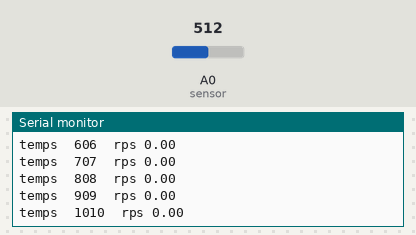
Recording of a sketch running on a simulated Arduino Uno, built with avr-gcc and run on an emulated ATmega328P. Shown: the last lines printed to the serial monitor. The test bench sets the inputs (shaded band); at power-on: A0 (sensor) = 512.

Above: at 1.2 s.
1.3 s: A0 (sensor) set to 40
At 1.32 s:
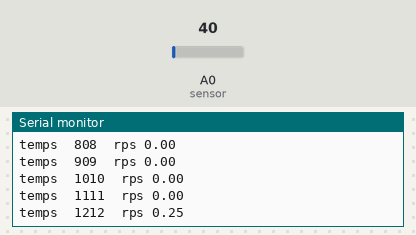
2.8 s: A0 (sensor) set to 60
At 2.83 s:
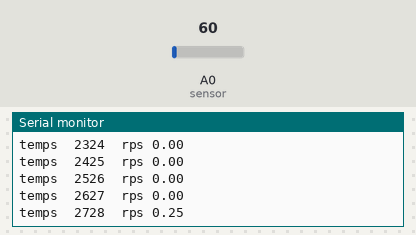
Timing chart, 0 to 5.8 s (numbered marks = the images above; inputs shaded):
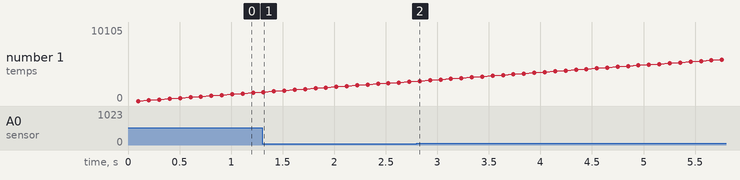

Measured:
- after the input at 1.3 s, the serial monitor: prints a new line at once (image 1)

The sketch:

capteur_vitesse_A0.ino
```cpp
int sensor = A0; // broche pour détection du capteur
int etatSensor ; // état du capteur (haut ou bas)

int delai = 100; // temps de comptage en ms
int nb_trous =20 ; // nombre de trous de la roue codeuse
bool etat_old= false ; //
bool  etat_new = false; // les états vont changer à chaque chaque modiication de la valeu lue par le capteur (haut/5V ou bas/0V)
int compt=0; // comptage initialisé à 0
float rps=0; // vitesse intialisée à 0
long temps; //mesure du temps pour l'acquisition

void setup()
{

  pinMode(sensor,INPUT); // la broche A0 est déclarée comme entrée
  Serial.begin(115200); // pour le moniteur série
  temps = millis(); // mesure du temps
}

void loop()
{
  Calcul_Vitesse();

}

// Programme de calcul de la vitesse
void Calcul_Vitesse() {
  if (analogRead(sensor)< 50){
    etat_new = true;
  }
  else {
    etat_new =false;
  }

 // Boucle de comptage des chagements d'état
  if (etat_old != etat_new) {
    etat_old = etat_new;
    compt = compt + 1;
  }


  // Boucle de calcul de la vitesse mesurée
  if (millis() > (temps + delai)) {
    rps = float(compt) / delai * 1000 / (2*nb_trous) ; // il faut diviser par 2 car pour chaque trou , deux changements d'état vont être détectés
    Serial.print("temps  ");
    Serial.print(temps);
    Serial.print("  rps ");
    Serial.println(rps);
    temps = millis();
    compt = 0;
  }
}
```
